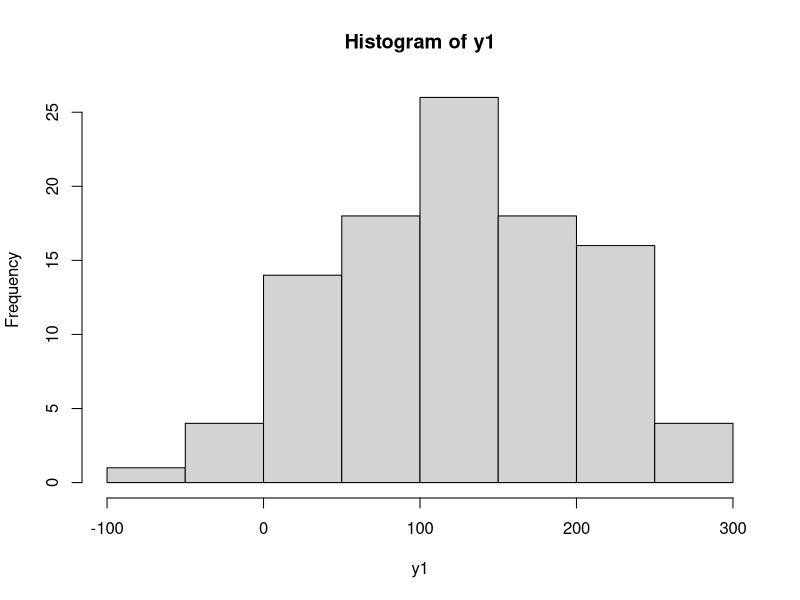
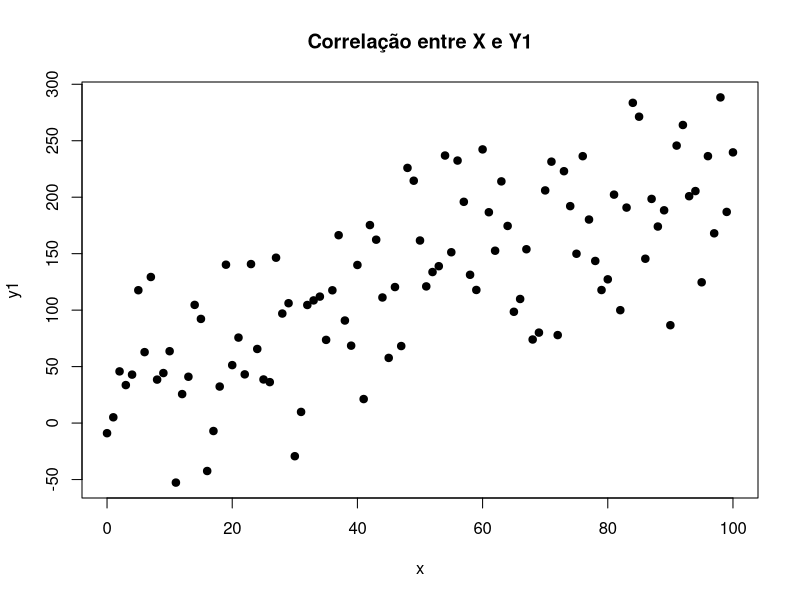
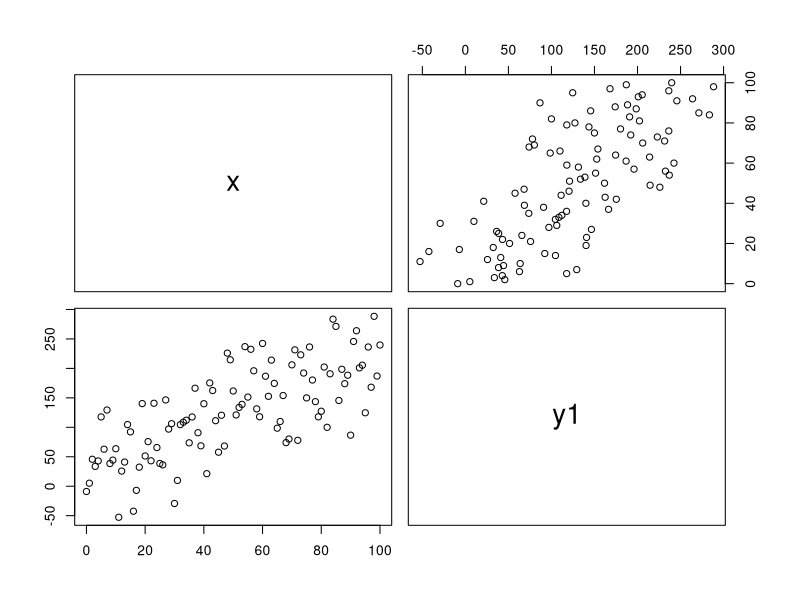
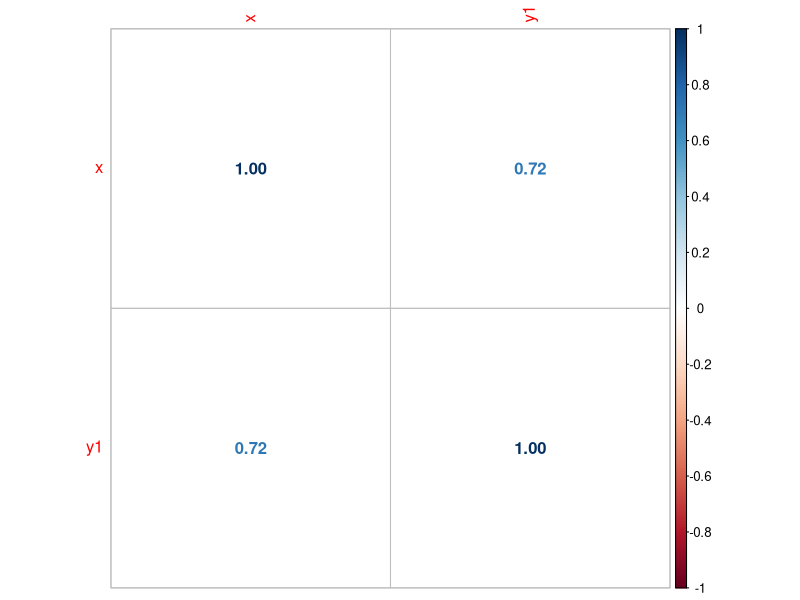
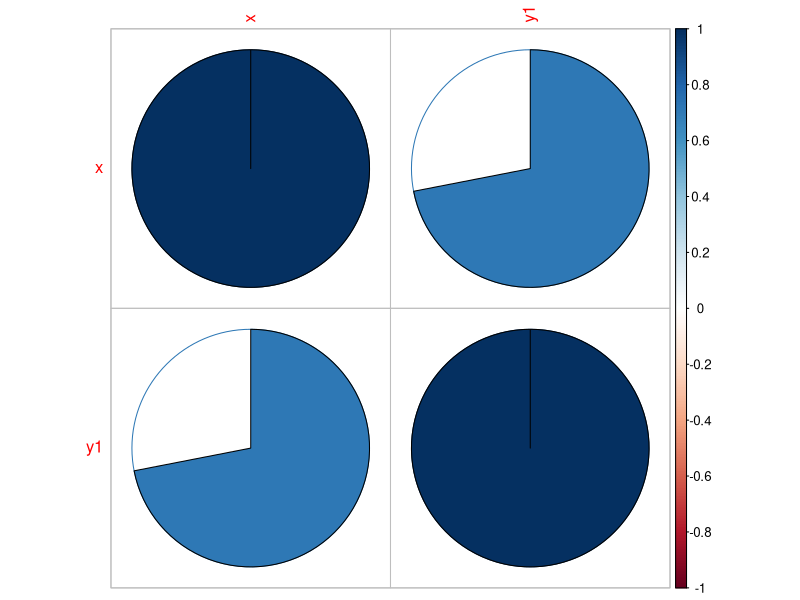
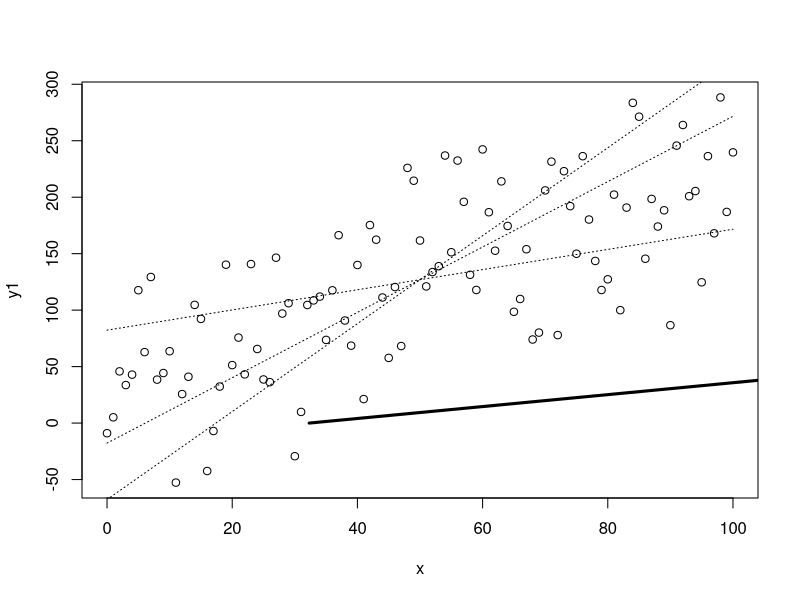
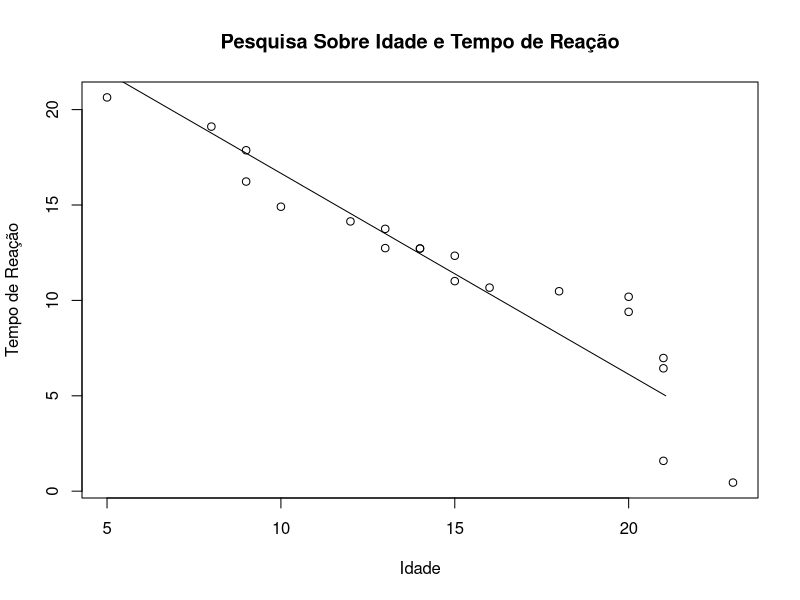
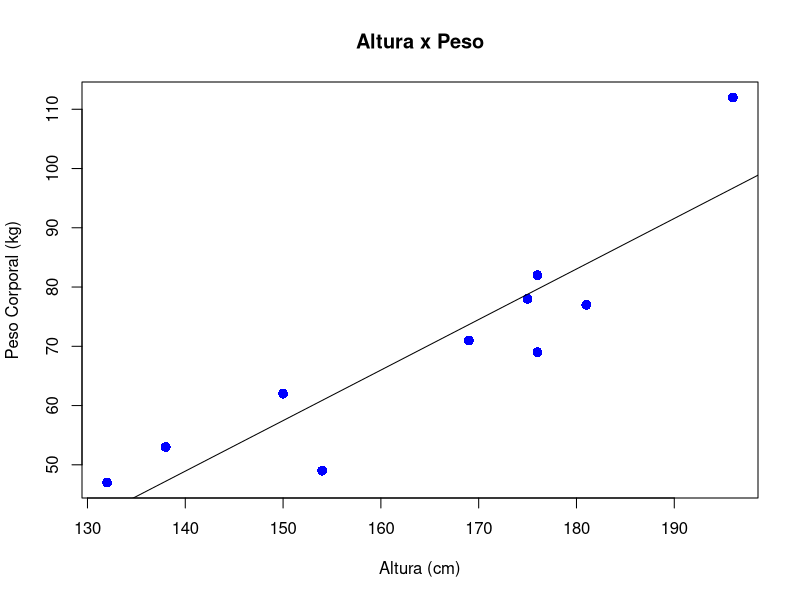

Generate these figures, in order, with R:
# Lista de Exercícios Parte 1

# Configurando o diretório de trabalho
# Coloque entre aspas o diretório de trabalho que você está usando no seu computador
# Não use diretórios com espaço no nome
setwd("/Users/ls_rafael/Documents/GitHub/prevendo_ocorrencia_de_cancer/Exercicios")
getwd()


## Exercício 1 - Massa de dados aleatória

# Criando a massa de dados (apesar de aleatória, y possui uma relação com os dados de x)
x <- seq(0, 100)
y <- 2 * x + 35

# Imprimindo as variáveis
x
y

# Gerando uma distribuição normal
?rnorm
y1 <- y + rnorm(n = 101, mean = 0, sd = 50)
y1

summary(y1)
hist(y1)

# Crie um plot do relacionamento de x e y1
?plot
plot(x, y1, pch = 19, main = 'Correlação entre X e Y1', xlab = 'x', ylab = 'y1')

cor(x,y1)

# Unindo as variáveis em um data frame
df_xy1 <- data.frame(x,y1)
cor(df_xy1) # Relação forte de 77.29%

pairs(df_xy1)

library(corrplot)
corrplot(cor(df_xy1),method = 'number')
corrplot(cor(df_xy1),method = 'pie')

# Crie um modelo de regressão para as duas variáveis x e y1
?lm
modelo_xy1 <- lm(y1 ~., data = df_xy1)

# Capture os coeficentes
a <- modelo_xy1$coefficients[1]
b <- modelo_xy1$coefficients[2]

# Fórmula de Regressão
y2 <- a + b*x

# Visualize a linha de regressão
?lines

plot(df_xy1)
lines(y2, x, lwd=3)

# Simulando outras possíveis linhas de regressão
y3 <- (y2[51]-50*(b-1))+(b-1)*x
y4 <- (y2[51]-50*(b+1))+(b+1)*x
y5 <- (y2[51]-50*(b+2))+(b+2)*x
lines(x,y3,lty=3)
lines(x,y4,lty=3)
lines(x,y5,lty=3)

## Exercício 2 - Pesquisa sobre idade e tempo de reação

# Criando os dados
Idade <- c(9,13,14,21,15,18,20,8,14,23,
           16,21,10,12,20,9,13,5,15,21)

Tempo <- c(17.87,13.75,12.72,6.98,11.01,10.48,10.19,
           19.11,12.72,0.45,10.67,1.59,14.91,14.14,
           9.40,16.23,12.74,20.64,12.34,6.44)

# Unindo os vetores em um data frame
df_ex2 <- data.frame(Idade,Tempo)

# Crie um Gráfico de Dispersão (ScatterPlot)
plot(df_ex2,main = 'Pesquisa Sobre Idade e Tempo de Reação', ylab = 'Tempo de Reação', xlab = 'Idade')

# Checar correlação
cor(df_ex2) # Forte correlação negativa de -93.95%

# Crie um modelo de regressão
modelo_ex2 <- lm(Tempo ~ Idade, data = df_ex2)

summary(modelo_ex2)

# Calcule a reta de regressão
# y <- a + b*x

# Extração dos coeficientes
a <- modelo_ex2$coefficients[1]
b <- modelo_ex2$coefficients[2]

rt <- a + b * df_ex2$Idade

# Crie o gráfico da reta
lines(rt,Idade)


# Exercício 3 - Relação entre altura e peso

# Criando os dados
alturas = c(176, 154, 138, 196, 132, 176, 181, 169, 150, 175)
pesos = c(82, 49, 53, 112, 47, 69, 77, 71, 62, 78)

plot(alturas, pesos, pch = 16, cex = 1.3, col = "blue", 
     main = "Altura x Peso", 
     ylab = "Peso Corporal (kg)", 
     xlab = "Altura (cm)")

# Crie o modelo de regressão
cor(alturas, pesos)

df_ex3 <- data.frame(alturas,pesos)

modelo_ex3 <- lm(df_ex3$pesos ~ df_ex3$alturas, data = df_ex3)

# Visualizando o modelo
summary(modelo_ex3)

# Gere a linha de regressão
a <- modelo_ex3$coefficients[1]
b <- modelo_ex3$coefficients[2]

rt <- a + b * df_ex3$pesos

abline(a,b)

# Faça as previsões de pesos com base na nova lista de alturas
alturas2 = data.frame(c(179, 152, 134, 197, 131, 178, 185, 162, 155, 172))

predicao_pesos <- predict(modelo_ex3, alturas2)

# Plot
plot(alturas, pesos, pch = 16, cex = 1.3, 
     col = "blue", 
     main = "Altura x Peso", 
     ylab = "Peso (kg)", 
     xlab = "Altura (cm)")

# Construindo a linha de regressão
abline(lm(pesos ~ alturas)) 

# Obtendo o tamanho de uma das amostras de dados
num <- length(alturas)
num

# Gerando um gráfico com os valores residuais
for (k in 1: num)  
  lines(c(alturas[k], alturas[k]), 
        c(pesos[k], pesos[k]))

# Gerando gráficos com a distribuição dos resíduos
par(mfrow = c(2,2))
plot(modelo_ex3)
